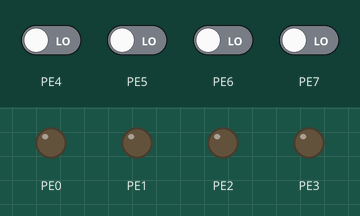
This program was run on a simulated ATmega128, built with avr-gcc and emulated at 14.7456 MHz. On the bench: output pins drawn as LEDs (lit = HIGH). The inputs (shaded band) are chosen by the test bench; at power-on: PE4–7 LOW.

Above: at 1.2 s.
1.3 s: PE4 driven HIGH
At 1.7 s:
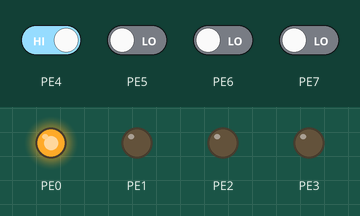
2.8 s: PE5 driven HIGH
At 4.0 s:
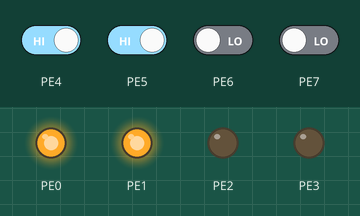
4.3 s: PE6 driven HIGH
At 5.2 s:
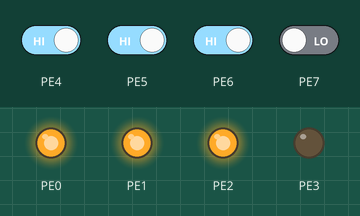
5.8 s: PE7 driven HIGH
At 6.3 s:
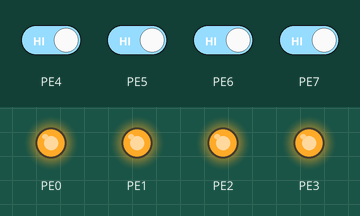
7.3 s: PE4 driven LOW
At 8.5 s:
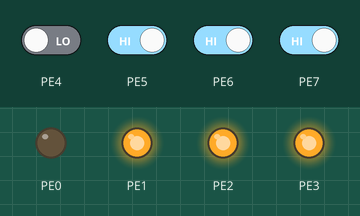
8.8 s: PE5 driven LOW
At 9.8 s:
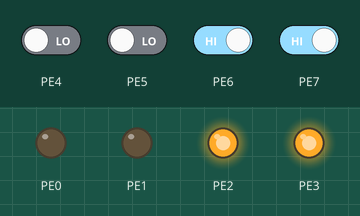
Timing chart, 0 to 11.3 s (numbered marks = the images above; inputs shaded):
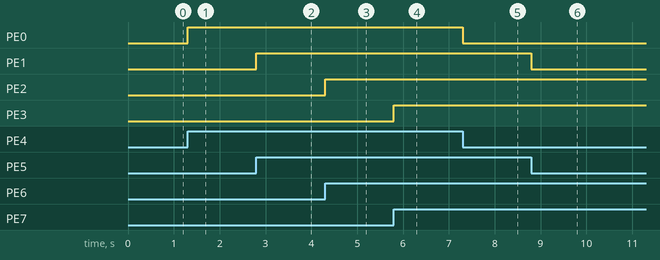

Measured:
- after the input at 1.3 s, PE0: LOW → HIGH at once
- after the input at 2.8 s, PE1: LOW → HIGH at once
- after the input at 4.3 s, PE2: LOW → HIGH at once
- after the input at 5.8 s, PE3: LOW → HIGH at once
- after the input at 7.3 s, PE0: HIGH → LOW at once
- after the input at 8.8 s, PE1: HIGH → LOW at once

The program:

main.c
```c
/*
 * Switch.c
 *
 * Created: 2022-07-26 오전 9:26:35
 * Author : GunwooYun
 */

#define F_CPU 14745600L
#include <avr/io.h>
#include <util/delay.h>

/*
	PE0 ~ PE3 : LED
	PD0 ~ PD7 : switch
*/

/*
	PE0~3 : LED
	PE4~7 : switch
*/

int main(void)
{
	//DDRE = 0xff; // LED output 1 : output
	DDRE = 0x0f; // LED output 0~3 : output / 4~7 : input
	DDRD = 0x00; // switch input 0 : input

    /* Replace with your application code */
    while (1)
    {
		PORTE = (PINE & 0xf0) >> 4; // PINE : Input Pins Address
    }
	return 0;
}
```
